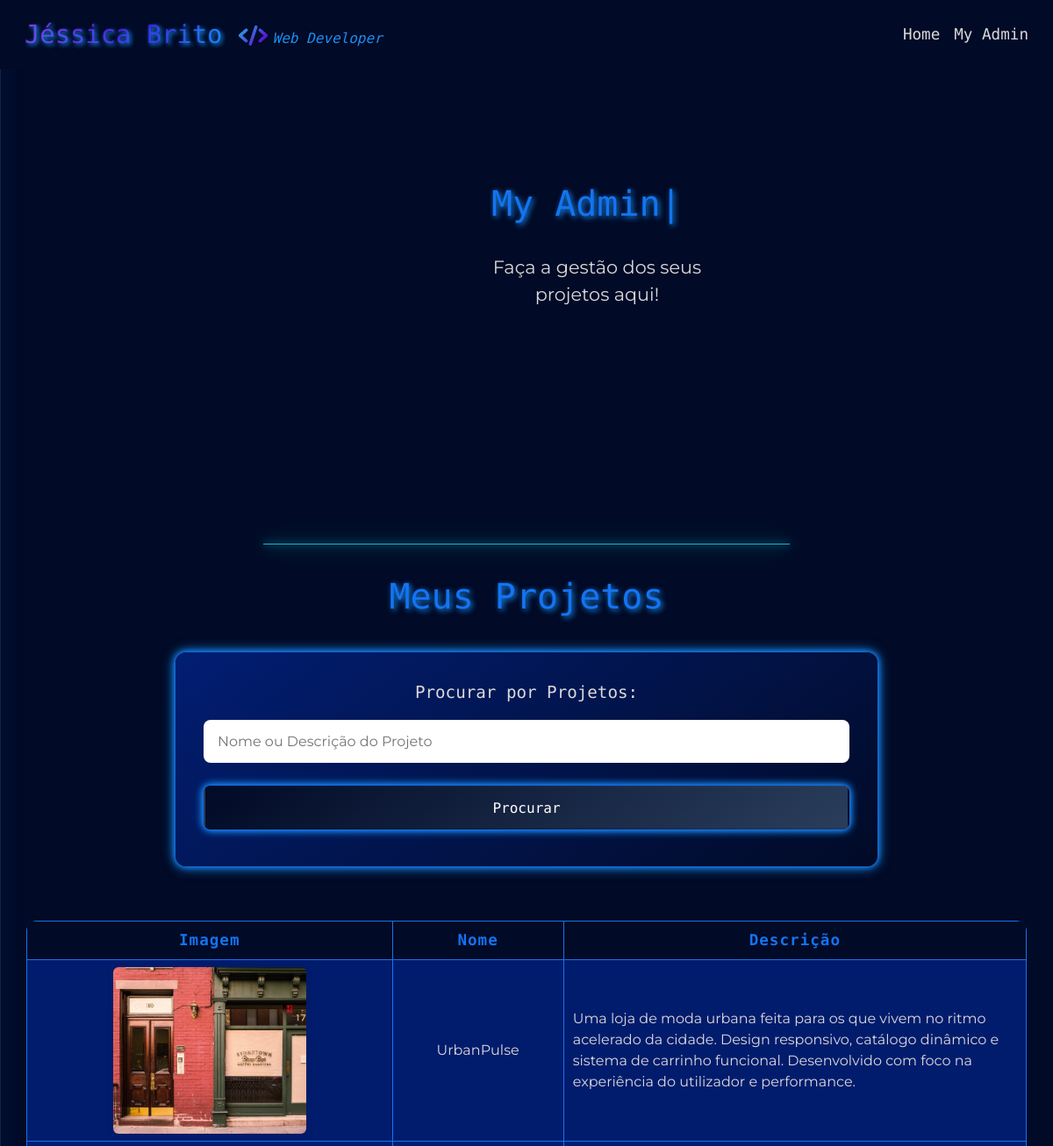
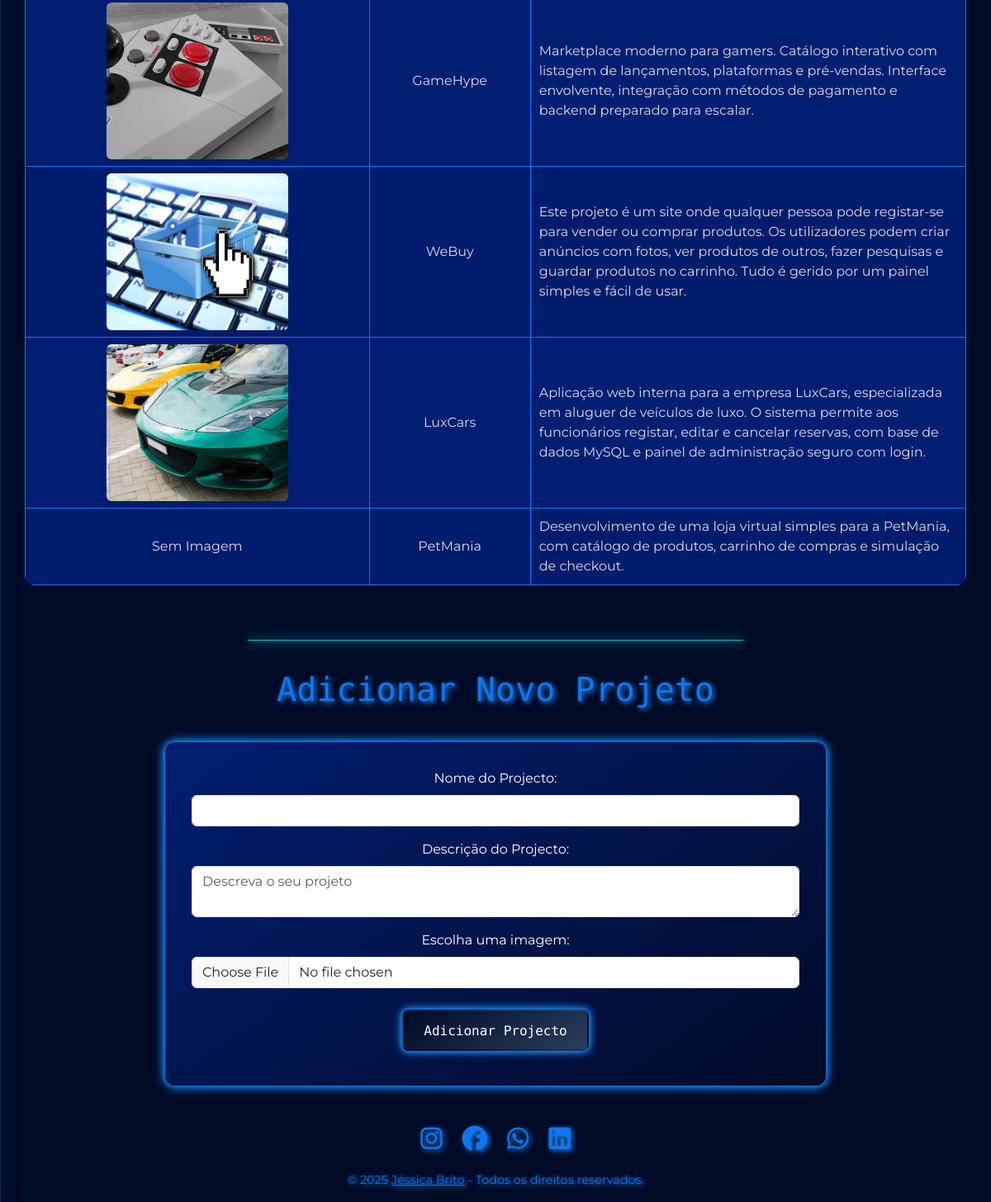
/my-admin/admin.php, run on the app's committed database (2 pictures, top to bottom).
### tables this page shows
CREATE TABLE `projects` (
  `id` int(11) NOT NULL,
  `name` varchar(255) NOT NULL,
  `description` text NOT NULL,
  `image` varchar(255) NOT NULL
);

### my-admin/admin.php (the view, shortened to what this page needs)
<?php
include 'db.php';
$projects = [];
if (isset($_GET['search'])) {
  $search = htmlspecialchars($_GET['search']);
  $sql = "SELECT * FROM projects WHERE name LIKE ? OR description LIKE ?";
  $stmt = $conn->prepare($sql);
  $likeSearch = "%$search%";
  $stmt->bind_param("ss", $likeSearch, $likeSearch);
  $stmt->execute();
  $result = $stmt->get_result();
  while ($row = $result->fetch_assoc()) {
    $projects[] = $row;
  }
  $stmt->close();
} else {
  $sql = "SELECT * FROM projects";
  $result = $conn->query($sql);
  while ($row = $result->fetch_assoc()) {
    $projects[] = $row;
  }
}
?>
<!DOCTYPE html>
<html lang="pt-PT">
<head>
  <link href="https://cdn.jsdelivr.net/npm/bootstrap@5.3.3/dist/css/bootstrap.min.css" rel="stylesheet">
  <link rel="stylesheet" href="../css/my-admin.css">
</head>
<body>
  <header>
    <nav class="navbar navbar-dark fixed-top">
      <div class="container-fluid">
        <a class="navbar-brand" href="../index.html">
          <span class="brand-main">Jéssica Brito <img src="../img/code.png" alt="coding logo" /></span>
          <span class="brand-subtitle">Web Developer</span>
        </a>
        <ul class="navbar-nav ms-auto flex-row gap-3">
          <li class="nav-item">
            <a class="nav-link" href="../index.html">Home</a>
          </li>
          <li class="nav-item">
            <a class="nav-link" href="../my-admin/admin.php">My Admin</a>
          </li>
        </ul>
      </div>
    </nav>
    <div class="mobile-topbar">
      <a class="navbar-brand" href="../index.html">
        <span class="brand-main">Jéssica Brito <img src="../img/code.png" alt="coding logo" /></span>
        <span class="brand-subtitle">Web Developer</span>
      </a>
    </div>
    <section class="banner container-fluid">
      <div id="tsparticles"></div>
      <div class="row align-items-center">
        <div class="banner-title col-md-8 text-center">
          <h1>
            <span class="typed-text"></span>
          </h1>
          <p>Faça a gestão dos seus projetos aqui!</p>
        </div>
    </section>
  </header>
  <hr class="neon-hr">
  <main>
    <section>
      <div class="container">
        <div class="row">
          <div class="projects-title col-12">
            <h2>Meus Projetos</h2>
          </div>
          <div class="col-12 search-form">
            <form action="admin.php#projects-table" method="get">
              <div class="search-bar">
                <label for="search">Procurar por Projetos:</label>
                <input type="text" id="search" name="search" placeholder="Nome ou Descrição do Projeto">
                <input type="submit" value="Procurar" class="neon-btn">
              </div>
            </form>
          </div>
          <div class="projects-table">
            <?php
            if ($projects):
            ?>
              <table id="projects-table" class="table table-striped table-bordered align-middle">
                <thead>
                  <tr>
                    <th>Imagem</th>
                    <th>Nome</th>
                    <th>Descrição</th>
                  </tr>
                </thead>
                <tbody>
                  <?php
                  foreach ($projects as $project):
                  ?>
                    <tr>
                      <td>
                        <?php
                        if (!empty($project['image'])):
                        ?>
                          <img src="<?php
                                    echo $project['image'];
                                    ?>"
                            alt="Imagem do Projeto" class="img-fluid rounded">
                        <?php
                        else:
                        ?>
                          Sem Imagem
                        <?php
                        endif;
                        ?>
                      </td>
                      <td>
                        <?php
                        echo htmlspecialchars($project['name']);
                        ?>
                      </td>
                      <td class="description">
                        <?php
                        echo htmlspecialchars($project['description']);
                        ?>
                      </td>
                    </tr>
                  <?php
                  endforeach;
                  ?>
                </tbody>
              </table>
            <?php
            else:
            ?>
              <p>Nenhum projeto adicionado ainda.</p>
            <?php
            endif;
            ?>
          </div>
        </div>
      </div>
    </section>
    <hr class="neon-hr">
    <section class="new-projects">
      <div class="container">
        <div class="row">
          <div class="projects-title col-12">
            <h2>Adicionar Novo Projeto</h2>
          </div>
          <form action="admin.php" method="post" enctype="multipart/form-data" class="mb-4">
            <div class="mb-3">
              <label for="project_name" class="form-label">Nome do Projecto:</label>
              <input type="text" name="project_name" id="project_name" class="form-control" required>
            </div>
            <div class="mb-3">
              <label for="project_description" class="form-label">Descrição do Projecto:</label>
              <textarea name="project_description" id="project_description" class="form-control" placeholder="Descreva o seu projeto" required></textarea>
            </div>
            <div class="mb-3">
              <label for="project_image" class="form-label">Escolha uma imagem:</label>
              <input type="file" id="project_image" name="project_image" class="form-control" accept="image/*">
            </div>
            <button type="submit" class="neon-btn">Adicionar Projecto</button>
          </form>
        </div>
      </div>
    </section>
  </main>
  <footer>
    <div class="social-media">
      <a
        href="https://www.instagram.com/jessbr7/?hl=pt"
        target="_blank"
        rel="noopener"
        title="Instagram de Jéssica Brito"><i class="fa-brands fa-instagram"></i></a>
      <a
        href="https://www.facebook.com/jessieb7393"
        target="_blank"
        rel="noopener"
        title="Facebook de Jéssica Brito"><i class="fa-brands fa-facebook"></i></a>
      <a
        href="https://web.whatsapp.com/"
        target="_blank"
        rel="noopener"
        title="WhatsApp de Jéssica Brito"><i class="fa-brands fa-whatsapp"></i></a>
      <a
        href="https://www.linkedin.com/in/j%C3%A9ssica-brito-66b882281/"
        target="_blank"
        rel="noopener"
        title="LinkedIn de Jéssica Brito"><i class="fa-brands fa-linkedin"></i></a>
    </div>
    <div class="copyright">
      <p>&copy; <span id="year"></span> <a href="https://jessicabrito.lu" target="_blank" rel="noopener noreferrer" class="footer-link">Jéssica Brito</a> - Todos os direitos reservados.</p>
    </div>
  </footer>
</body>
</html>

### data on the page
projects: image (picture), name "UrbanPulse", description "Uma loja de moda urbana feita para os que vivem no ritmo acelerado da cidade. Design responsivo, catálogo dinâmico e sistema de carrinho funcional. Desenvolvido com foco na experiência do utilizador e performance."
projects: image (picture), name "GameHype", description "Marketplace moderno para gamers. Catálogo interativo com listagem de lançamentos, plataformas e pré-vendas. Interface envolvente, integração com métodos de pagamento e backend preparado para escalar."
projects: image (picture), name "WeBuy", description "Este projeto é um site onde qualquer pessoa pode registar-se para vender ou comprar produtos. Os utilizadores podem criar anúncios com fotos, ver produtos de outros, fazer pesquisas e guardar produtos no carrinho. Tudo é gerido por um painel simples e fácil de usar."
projects: image (picture), name "LuxCars", description "Aplicação web interna para a empresa LuxCars, especializada em aluguer de veículos de luxo. O sistema permite aos funcionários registar, editar e cancelar reservas, com base de dados MySQL e painel de administração seguro com login."
projects: image "Sem Imagem", name "PetMania", description "Desenvolvimento de uma loja virtual simples para a PetMania, com catálogo de produtos, carrinho de compras e simulação de checkout."
